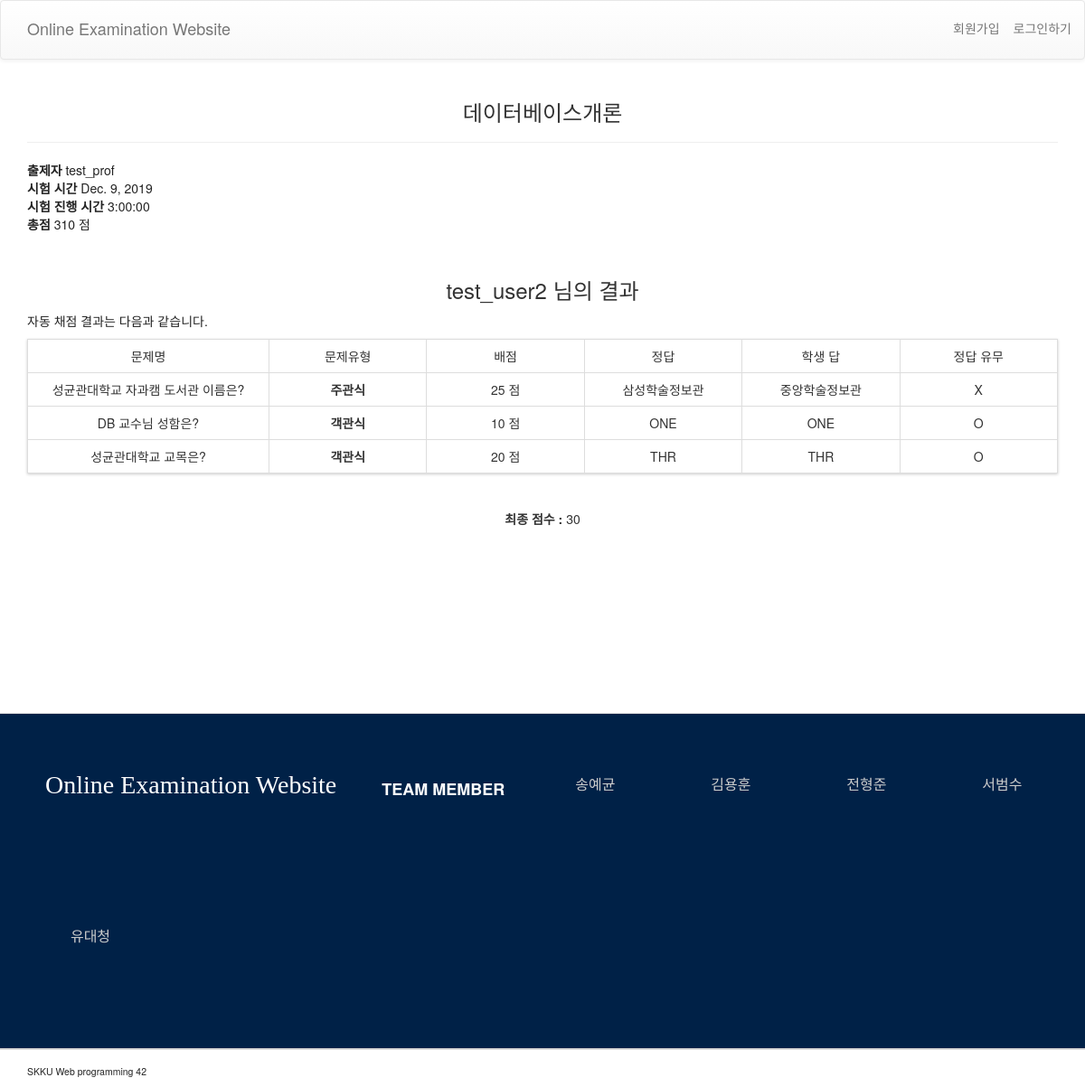
/admin_ctrlr/test_attend/19/student/5, run on the app's committed database.
### admin_ctrlr/models.py (models this page shows, shortened)
class Test(models.Model):
    title = models.CharField(max_length=200)
    professor = models.ForeignKey(settings.AUTH_USER_MODEL, on_delete=models.CASCADE)
    test_time = models.DateField(default=None)
    SHORT = datetime.timedelta(hours=1)
    MEDIUM = datetime.timedelta(hours=3)
    LONG = datetime.timedelta(hours=5)
    period_choices = ((SHORT, '1 hour'), (MEDIUM, '3 hour'), (LONG, '5 hour'),)
    test_period = models.DurationField(choices=period_choices, default=MEDIUM)
    created_date = models.DateTimeField(default=timezone.now)
    auto_score = models.BooleanField(default=True)
    total_score = models.IntegerField(null=True)

class StudentAns(models.Model):
    test = models.ForeignKey('Test', on_delete=models.CASCADE)
    user = models.ForeignKey(settings.AUTH_USER_MODEL, on_delete=models.CASCADE, default=None)
    questionNa = models.ForeignKey('QuestionNa', on_delete=models.CASCADE, null=True)
    questionMc = models.ForeignKey('QuestionMc', on_delete=models.CASCADE, null=True)
    qtype_choices = [('NA', 'narrative'), ('MC', 'multi_choices'),]
    qtype = models.CharField(max_length=20, choices=qtype_choices, default='NA')
    qna_ans = models.CharField(max_length=200, null=True)
    multiple_choices = [('ONE', 'choice_one'), ('TWO', 'choice_two'), ('THR', 'choice_three'), ('FOU', 'choice_four'),
                        ('FIV', 'choice_five')]
    qmc_ans = models.CharField(
        max_length=20,
        choices=multiple_choices,
        default='ONE')

class QuestionNa(models.Model):
    test = models.ForeignKey('Test', on_delete=models.CASCADE, related_name='Naquests')
    question_score = models.IntegerField()
    question_content = models.TextField()
    ans = models.CharField(max_length=200, null=True)
    class Meta:
        unique_together = (('test', 'question_content'),)

class Score(models.Model):
    user = models.ForeignKey(settings.AUTH_USER_MODEL, on_delete=models.CASCADE)
    test = models.ForeignKey('Test', on_delete=models.CASCADE)
    questionNa = models.ForeignKey('QuestionNa', on_delete=models.CASCADE, null=True)
    questionMc = models.ForeignKey('QuestionMc', on_delete=models.CASCADE, null=True)
    ox = models.BooleanField(default=False)
    class Meta:
        unique_together = (('user', 'test', 'questionNa'), ('user', 'test', 'questionMc'),)

class QuestionMc(models.Model):
    test = models.ForeignKey('Test', on_delete=models.CASCADE, related_name='Mcquests')
    question_score = models.IntegerField()
    question_content = models.TextField()
    multiple_choices = [('ONE', 'choice_one'), ('TWO', 'choice_two'), ('THR', 'choice_three'), ('FOU', 'choice_four'),
                        ('FIV', 'choice_five')]
    cor_ans = models.CharField(
        max_length=20,
        choices=multiple_choices,
        default='ONE')
    ans1 = models.CharField(max_length=20, default='보기를 입력하세요')
    ans2 = models.CharField(max_length=20, default='보기를 입력하세요')
    ans3 = models.CharField(max_length=20, default='보기를 입력하세요')
    ans4 = models.CharField(max_length=20, default='보기를 입력하세요')
    ans5 = models.CharField(max_length=20, default='보기를 입력하세요')
    class Meta:
        unique_together = (('test', 'question_content'),)

### admin_ctrlr/views.py (the view)
# urls.py: path('test_attend/<int:pk>/student/<int:sid>', views.student_answer, name='student_answer'),
def student_answer(request, pk, sid):
    test = Test.objects.get(pk=pk)
    std = User.objects.get(pk=sid)
    std_ans = StudentAns.objects.filter(test=test, user=std)
    score = Score.objects.filter(test=test, user=std)
    count = 0
    numcount = Score.objects.filter(test=test, user=std).count()
    for s in score:
        if s.ox:
            if s.questionMc != None:
                count = int(s.questionMc.question_score) + count
            elif s.questionNa != None:
                count = int(s.questionNa.question_score) + count
    return render(request, 'student_answer.html',
                  {'std': std, 'std_ans': std_ans, 'test': test, 'score': score, 'count': count,
                   'numcount': numcount})

### admin_ctrlr/templates/student_answer.html (shortened to what this page needs)
{% extends 'base.html' %}
{% block content %}
    <div class="container">
        <h3>{{ test.title }}</h3>
        <hr>
        <p><strong>출제자 </strong>{{ test.professor }} <br>
            <strong>시험 시간 </strong>{{ test.test_time }} <br>
            <strong>시험 진행 시간 </strong>{{ test.test_period }} <br>
            <strong>총점 </strong>{{ test.total_score }} 점</p><br>
        <h3>{{ std.username }} 님의 결과</h3>
        {% if test.auto_score %}
            <p>자동 채점 결과는 다음과 같습니다.</p>
        {% else %}
            <p>수동 채점 결과는 다음과 같습니다.<br>
                점수가 나오지 않는 것은 아직 교수자가 채점을 진행하지 않은 경우입니다.</p>
        {% endif %}
        <table class="table table-hover">
            <tr>
                <td>
                    문제명
                </td>
                <td>
                    문제유형
                </td>
                <td>
                    배점
                </td>
                <td>
                    정답
                </td>
                <td>
                    학생 답
                </td>
                <td>
                    정답 유무
                </td>
            </tr>
            {% for answer in std_ans %}
                {% if answer.questionNa != null %}
                    <tr>
                        <td>{{ answer.questionNa.question_content }}</td>
                        <td><strong>주관식</strong></td>
                        <td>{{ answer.questionNa.question_score }} 점</td>
                        <td>{{ answer.questionNa.ans }}</td>
                        <td>{{ answer.qna_ans }}</td>
                        <td>
                            {% for s in score %}
                                {% if s.questionNa_id == answer.questionNa_id %}
                                    {% if s.ox %}
                                        O
                                    {% else %}
                                        X
                                    {% endif %}
                                {% endif %}
                            {% endfor %}
                        </td>
                    </tr>
                {% endif %}
                {% if answer.questionMc != null %}
                    <tr>
                        <td>{{ answer.questionMc.question_content }}</td>
                        <td><strong>객관식</strong></td>
                        <td>{{ answer.questionMc.question_score }} 점</td>
                        <td>{{ answer.questionMc.cor_ans }}</td>
                        <td>{{ answer.qmc_ans }}</td>
                        <td>
                            {% for s in score %}
                                {% if s.questionMc_id == answer.questionMc_id %}
                                    {% if s.ox %}
                                        O
                                    {% else %}
                                        X
                                    {% endif %}
                                {% endif %}
                            {% endfor %}
                        </td>
                    </tr>
                {% endif %}
            {% endfor %}
        </table>
        <strong>최종 점수 : </strong>
        {{count}}
    </div>
{% endblock %}

### admin_ctrlr/templates/base.html (shortened to what this page needs)
{% load static %}
<!DOCTYPE html>
<html>
<head>
    <link rel="stylesheet" href="https://maxcdn.bootstrapcdn.com/bootstrap/3.3.2/css/bootstrap.min.css">
    <link rel="stylesheet" href="https://maxcdn.bootstrapcdn.com/bootstrap/3.3.2/css/bootstrap-theme.min.css">
    <link rel="stylesheet" href="{% static 'css/style.css' %}">
</head>
<body>
<nav class="navbar navbar-default" id="mainNav">
    <div class="container" id="topnav">
        <a class="navbar-brand" href="/">Online Examination Website</a>
        {% if user.is_authenticated %}
            <p class="navbar-text navbar-right">{{ user.profile.type }} | {{ user.username }}님 반갑습니다.</p>
            <p class="navbar-text navbar-right"><a href="{% url 'logout' %}" class="navbar-link">로그아웃하기</a></p>
            {% if user.profile.type == "professor" or user.profile.type == "PRF" %}
                <p class="navbar-text navbar-right"><a href="{% url 'create_test' %}" class="navbar-link">시험 생성하기</a></p>
            {% endif %}
            {% if user.profile.type == "manager" or user.profile.type == "MGR" %}
                <p class="navbar-text navbar-right"><a href="{% url 'manage_users' %}" class="navbar-link">이용자 관리하기</a></p>
            {% endif %}
        {% else %}
            <p class="navbar-text navbar-right"><a href="{% url 'login' %}" class="navbar-link">로그인하기</a></p>
            <p class="navbar-text navbar-right"><a href="{% url 'signup' %}" class="navbar-link">회원가입</a></p>
        {% endif %}
    </div>
</nav>
<div class="out">
  <div class="in">
{% block content %}
{% endblock %}
  </div>
</div>
<footer>
    <div class="footer" id="footer">
        <div class="out">
            <div class="in">
                <div class="fmember"><h4> Online Examination Website </h4></div>
                <div class="fmember"><h3> Team Member </h3></div>
                <div class="fmember"><h5> 송예균 <h5></div>
                <div class="fmember"><h5> 김용훈 <h5></div>
                <div class="fmember"><h5> 전형준 <h5></div>
                <div class="fmember"><h5> 서범수 <h5></div>
                <div class="fmember"><h5> 유대청 <h5></div>
            </div>
        </div>
    </div>
    <div class="footer-bottom">
        <div class="fcontainer">
            <p class="pull-left copyright"> SKKU Web programming 42 </p>
        </div>
    </div>
</footer>
</body>
</html>

### admin_ctrlr/static/css/style.css (style rules this page uses)
body { width: 100%; min-width: 1000px; }
#mainNav { text-align: center; }
#topnav { display: inline-block; }
p { color: #232323; }
.container { margin: 5px; }
.out { text-align: center; }
.in { display: inline-block; }
table { margin: 20px; }
th,td { padding: 5px 10px 5px 10px; }
td { border: 1px solid #dddddd; border-collapse: collapse; text-align: center; min-width: 150px; }
p { text-align: left; }
.table { margin: 0 0 40px 0; width: 100%; box-shadow: 0 1px 3px rgba(0, 0, 0, 0.2); display: table; }
#footer { background: #002147; height: auto; margin-top: 200px; padding-bottom: 30px; position: relative; width: 100%; border-bottom: 1px solid #CCCCCC; border-top: 1px solid #DDDDDD; text-align: center; }
.footer h3 { color: white; font-size: 18px; font-weight: 600; line-height: 27px; padding: 50px 0 0 0 ; text-transform: uppercase; margin-bottom: 15px; }
.footer h4 { color: white; font-size: 2em; font-weight: 600; line-height: 38px; padding: 50px 0 0 0; font-family: cursive; font-weight: lighter }
.footer h5 { color: #cccccc; font-size: 12pt; font-weight: 600; line-height: 38px; padding: 50px 0 0 0; font-family: cursive; font-weight: lighter }
.footer-bottom { border-top: 1px solid #DDDDDD; padding-top: 10px; padding-left: 30px; }
.footer-bottom p.pull-left { padding-top: 6px; font-size: 0.75em }
.fmember { min-width: 100px; margin-left: 50px; float: left; }

### data on the page
Test: title "데이터베이스개론", professor "test_prof", test_time "Dec. 9, 2019", test_period "3:00:00", total_score "310"
StudentAns: questionNa.question_content "성균관대학교 자과캠 도서관 이름은?", questionNa.question_score "25", questionNa.ans "삼성학술정보관", qna_ans "중앙학술정보관"
Score: ox "X"
StudentAns: questionMc.question_content "DB 교수님 성함은?", questionMc.question_score "10", questionMc.cor_ans "ONE", qmc_ans "ONE"
Score: ox "O"
StudentAns: questionMc.question_content "성균관대학교 교목은?", questionMc.question_score "20", questionMc.cor_ans "THR", qmc_ans "THR"
Score: ox "O"

### other printed values
{{ std.username }} "test_user2"
{{ count }} "30"
